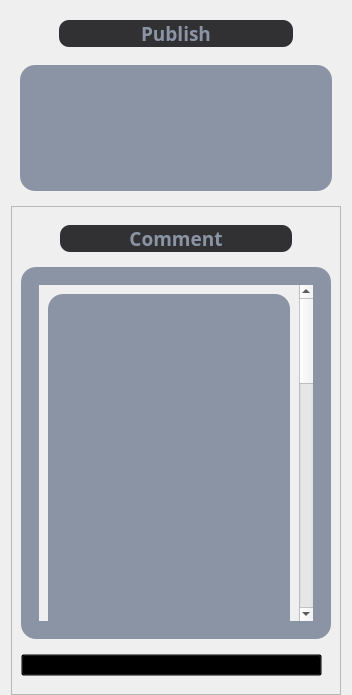
                                   <widget class="QFrame" name="frame_shots_publish_comment">
                                    <property name="frameShape">
                                     <enum>QFrame::NoFrame</enum>
                                    </property>
                                    <property name="frameShadow">
                                     <enum>QFrame::Raised</enum>
                                    </property>
                                    <layout class="QVBoxLayout" name="verticalLayout_115">
                                     <property name="topMargin">
                                      <number>0</number>
                                     </property>
                                     <property name="bottomMargin">
                                      <number>0</number>
                                     </property>
                                     <item>
                                      <widget class="QFrame" name="frame_shots_publish">
                                       <property name="minimumSize">
                                        <size>
                                         <width>0</width>
                                         <height>200</height>
                                        </size>
                                       </property>
                                       <property name="frameShape">
                                        <enum>QFrame::NoFrame</enum>
                                       </property>
                                       <property name="frameShadow">
                                        <enum>QFrame::Raised</enum>
                                       </property>
                                       <layout class="QVBoxLayout" name="verticalLayout_116">
                                        <item>
                                         <widget class="QFrame" name="frame_shots_publish_lab">
                                          <property name="maximumSize">
                                           <size>
                                            <width>16777215</width>
                                            <height>50</height>
                                           </size>
                                          </property>
                                          <property name="frameShape">
                                           <enum>QFrame::NoFrame</enum>
                                          </property>
                                          <property name="frameShadow">
                                           <enum>QFrame::Raised</enum>
                                          </property>
                                          <layout class="QVBoxLayout" name="verticalLayout_117">
                                           <item>
                                            <widget class="QPushButton" name="lab_shots_publish">
                                             <property name="font">
                                              <font>
                                               <family>Quicksand</family>
                                               <pointsize>14</pointsize>
                                               <weight>75</weight>
                                               <bold>true</bold>
                                              </font>
                                             </property>
                                             <property name="styleSheet">
                                              <string notr="true">QPushButton{
	background-color:#313134;
	color:#8B94A4;
	border-radius:10px;
	margin-left:30px;
	margin-right:30px;
}</string>
                                             </property>
                                             <property name="text">
                                              <string>Publish</string>
                                             </property>
                                            </widget>
                                           </item>
                                          </layout>
                                         </widget>
                                        </item>
                                        <item>
                                         <widget class="QFrame" name="frame_shots_publish_scrol">
                                          <property name="styleSheet">
                                           <string notr="true">QFrame{
	background-color:#8B94A4;
	border-radius:15px;
}</string>
                                          </property>
                                          <property name="frameShape">
                                           <enum>QFrame::NoFrame</enum>
                                          </property>
                                          <property name="frameShadow">
                                           <enum>QFrame::Raised</enum>
                                          </property>
                                          <layout class="QVBoxLayout" name="verticalLayout_118">
                                           <item>
                                            <widget class="QFrame" name="frame_shots_publish_scrol_active">
                                             <property name="frameShape">
                                              <enum>QFrame::NoFrame</enum>
                                             </property>
                                             <property name="frameShadow">
                                              <enum>QFrame::Raised</enum>
                                             </property>
                                             <layout class="QVBoxLayout" name="verticalLayout_119"/>
                                            </widget>
                                           </item>
                                          </layout>
                                         </widget>
                                        </item>
                                       </layout>
                                      </widget>
                                     </item>
                                     <item>
                                      <widget class="QFrame" name="frame_shots_comment">
                                       <property name="frameShape">
                                        <enum>QFrame::StyledPanel</enum>
                                       </property>
                                       <property name="frameShadow">
                                        <enum>QFrame::Raised</enum>
                                       </property>
                                       <layout class="QVBoxLayout" name="verticalLayout_120">
                                        <item>
                                         <widget class="QFrame" name="frame_shots_comment_lab">
                                          <property name="maximumSize">
                                           <size>
                                            <width>16777215</width>
                                            <height>50</height>
                                           </size>
                                          </property>
                                          <property name="frameShape">
                                           <enum>QFrame::NoFrame</enum>
                                          </property>
                                          <property name="frameShadow">
                                           <enum>QFrame::Raised</enum>
                                          </property>
                                          <layout class="QVBoxLayout" name="verticalLayout_121">
                                           <item>
                                            <widget class="QPushButton" name="lab_shots_comment">
                                             <property name="font">
                                              <font>
                                               <family>Quicksand</family>
                                               <pointsize>14</pointsize>
                                               <weight>75</weight>
                                               <bold>true</bold>
                                              </font>
                                             </property>
                                             <property name="styleSheet">
                                              <string notr="true">QPushButton{
	background-color:#313134;
	color:#8B94A4;
	border-radius:10px;
	margin-left:30px;
	margin-right:30px;
}</string>
                                             </property>
                                             <property name="text">
                                              <string>Comment</string>
                                             </property>
                                            </widget>
                                           </item>
                                          </layout>
                                         </widget>
                                        </item>
                                        <item>
                                         <widget class="QFrame" name="frame_shots_comment_scrol">
                                          <property name="styleSheet">
                                           <string notr="true">QFrame{
	background-color:#8B94A4;
	border-radius:15px;
}</string>
                                          </property>
                                          <property name="frameShape">
                                           <enum>QFrame::NoFrame</enum>
                                          </property>
                                          <property name="frameShadow">
                                           <enum>QFrame::Raised</enum>
                                          </property>
                                          <layout class="QVBoxLayout" name="verticalLayout_122">
                                           <item>
                                            <widget class="QFrame" name="frame_shots_comment_scrol_active">
                                             <property name="frameShape">
                                              <enum>QFrame::NoFrame</enum>
                                             </property>
                                             <property name="frameShadow">
                                              <enum>QFrame::Raised</enum>
                                             </property>
                                             <layout class="QVBoxLayout" name="verticalLayout_123">
                                              <item>
                                               <widget class="QScrollArea" name="scrollA_shots_comment">
                                                <property name="styleSheet">
                                                 <string notr="true"> QScrollBar:vertical {
	border: none;
    background: #313134;
    width: 14px;
    margin: 15px 0 15px 0;
	border-radius: 0px;
 }

/*  HANDLE BAR VERTICAL */
QScrollBar::handle:vertical {	
	background-color: #8B94A4;
	min-height: 30px;
	margin: 0 3px 0 3px;
	border-radius: 3px;
}
QScrollBar::handle:vertical:hover{	
	background-color:  #FFF;
}
QScrollBar::handle:vertical:pressed {	
	background-color:  #FFF;
}

/* BTN TOP - SCROLLBAR */
QScrollBar::sub-line:vertical {
	border: none;
	background-color:#313134;
	height: 15px;
	border-top-left-radius: 7px;
	border-top-right-radius: 7px;
	subcontrol-position: top;
	subcontrol-origin: margin;
}

/* BTN BOTTOM - SCROLLBAR */
QScrollBar::add-line:vertical {
	border: none;
	background-color: #313134;
	height: 15px;
	border-bottom-left-radius: 7px;
	border-bottom-right-radius: 7px;
	subcontrol-position: bottom;
	subcontrol-origin: margin;
}

/* RESET ARROW */
QScrollBar::up-arrow:vertical, QScrollBar::down-arrow:vertical {
	background: none;
}
QScrollBar::add-page:vertical, QScrollBar::sub-page:vertical {
	background: none;
}



/* HORIZONTAL SCROLLBAR - HOMEWORK */
QScrollBar:horizontal {
   
}
QScrollBar::handle:horizontal {
    
}
QScrollBar::add-line:horizontal {
    
}
QScrollBar::sub-line:horizontal {
    
}
QScrollBar::up-arrow:horizontal, QScrollBar::down-arrow:horizontal
{

}
QScrollBar::add-page:horizontal, QScrollBar::sub-page:horizontal
{

}</string>
                                                </property>
                                                <property name="frameShadow">
                                                 <enum>QFrame::Raised</enum>
                                                </property>
                                                <property name="widgetResizable">
                                                 <bool>true</bool>
                                                </property>
                                                <widget class="QWidget" name="scrollAWC_shots_comment">
                                                 <property name="geometry">
                                                  <rect>
                                                   <x>0</x>
                                                   <y>0</y>
                                                   <width>400</width>
                                                   <height>1218</height>
                                                  </rect>
                                                 </property>
                                                 <layout class="QVBoxLayout" name="verticalLayout_124">
                                                  <item>
                                                   <widget class="QListView" name="listView_shots_comment">
                                                    <property name="minimumSize">
                                                     <size>
                                                      <width>0</width>
                                                      <height>1200</height>
                                                     </size>
                                                    </property>
                                                    <property name="styleSheet">
                                                     <string notr="true"/>
                                                    </property>
                                                   </widget>
                                                  </item>
                                                 </layout>
                                                </widget>
                                               </widget>
                                              </item>
                                             </layout>
                                            </widget>
                                           </item>
                                          </layout>
                                         </widget>
                                        </item>
                                        <item>
                                         <widget class="QFrame" name="frame_shots_comment_btn">
                                          <property name="maximumSize">
                                           <size>
                                            <width>16777215</width>
                                            <height>55</height>
                                           </size>
                                          </property>
                                          <property name="frameShape">
                                           <enum>QFrame::NoFrame</enum>
                                          </property>
                                          <property name="frameShadow">
                                           <enum>QFrame::Raised</enum>
                                          </property>
                                          <layout class="QVBoxLayout" name="verticalLayout_125">
                                           <property name="leftMargin">
                                            <number>0</number>
                                           </property>
                                           <item>
                                            <widget class="QPushButton" name="btn_add_shots_comment">
                                             <property name="styleSheet">
                                              <string notr="true">/* Normal state */
QPushButton {
    background-color:transparent;
}

/* Hover state */
QPushButton:hover { 
	icon: url(:/icons/icons/correct_h.png);
	border:none;
}</string>
                                             </property>
                                             <property name="text">
                                              <string/>
                                             </property>
                                             <property name="icon">
                                              <iconset resource="../../media/ressource.qrc">
                                               <normaloff>:/icons/icons/correct.png</normaloff>:/icons/icons/correct.png</iconset>
                                             </property>
                                             <property name="iconSize">
                                              <size>
                                               <width>40</width>
                                               <height>40</height>
                                              </size>
                                             </property>
                                            </widget>
                                           </item>
                                          </layout>
                                         </widget>
                                        </item>
                                       </layout>
                                      </widget>
                                     </item>
                                    </layout>
                                   </widget>
